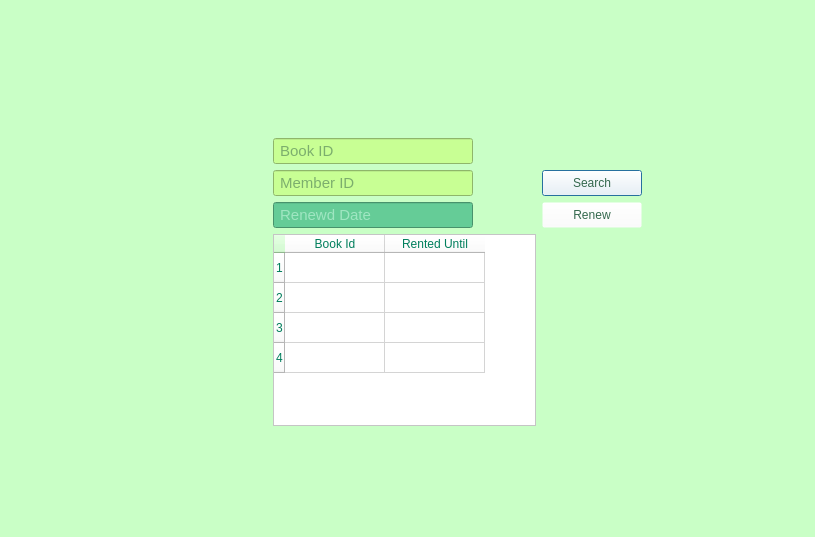
<?xml version="1.0" encoding="UTF-8"?>
<ui version="4.0">
 <class>Window_RenewBook</class>
 <widget class="QDialog" name="Window_RenewBook">
  <property name="geometry">
   <rect>
    <x>0</x>
    <y>0</y>
    <width>815</width>
    <height>537</height>
   </rect>
  </property>
  <property name="windowTitle">
   <string>Dialog</string>
  </property>
  <property name="styleSheet">
   <string notr="true">background-color: rgb(201, 255, 198);</string>
  </property>
  <layout class="QVBoxLayout" name="verticalLayout">
   <item>
    <widget class="QLabel" name="label_2">
     <property name="text">
      <string/>
     </property>
    </widget>
   </item>
   <item>
    <layout class="QGridLayout" name="gridLayout">
     <item row="15" column="1">
      <widget class="QLabel" name="label_4">
       <property name="text">
        <string/>
       </property>
      </widget>
     </item>
     <item row="3" column="1">
      <widget class="QLineEdit" name="lineEdit_BookId">
       <property name="maximumSize">
        <size>
         <width>200</width>
         <height>35</height>
        </size>
       </property>
       <property name="font">
        <font>
         <family>Microsoft Sans Serif</family>
         <pointsize>11</pointsize>
        </font>
       </property>
       <property name="styleSheet">
        <string notr="true">background-color: rgb(200, 255, 148);
color: rgb(47, 94, 69);</string>
       </property>
       <property name="placeholderText">
        <string> Book ID</string>
       </property>
      </widget>
     </item>
     <item row="12" column="1">
      <widget class="QTableWidget" name="tableWidget_RentedBooks">
       <property name="font">
        <font>
         <family>Microsoft Sans Serif</family>
        </font>
       </property>
       <property name="mouseTracking">
        <bool>true</bool>
       </property>
       <property name="styleSheet">
        <string notr="true">background-color: rgb(255, 255, 255);
color: rgb(0, 126, 92);</string>
       </property>
       <property name="rowCount">
        <number>4</number>
       </property>
       <row/>
       <row/>
       <row/>
       <row/>
       <column>
        <property name="text">
         <string>Book Id</string>
        </property>
       </column>
       <column>
        <property name="text">
         <string>Rented Until</string>
        </property>
       </column>
      </widget>
     </item>
     <item row="3" column="0">
      <spacer name="horizontalSpacer">
       <property name="orientation">
        <enum>Qt::Horizontal</enum>
       </property>
       <property name="sizeHint" stdset="0">
        <size>
         <width>40</width>
         <height>20</height>
        </size>
       </property>
      </spacer>
     </item>
     <item row="13" column="1">
      <spacer name="verticalSpacer">
       <property name="orientation">
        <enum>Qt::Vertical</enum>
       </property>
       <property name="sizeHint" stdset="0">
        <size>
         <width>20</width>
         <height>40</height>
        </size>
       </property>
      </spacer>
     </item>
     <item row="4" column="2">
      <widget class="QPushButton" name="pushButton_search">
       <property name="maximumSize">
        <size>
         <width>100</width>
         <height>30</height>
        </size>
       </property>
       <property name="font">
        <font>
         <family>Microsoft Sans Serif</family>
         <pointsize>9</pointsize>
        </font>
       </property>
       <property name="styleSheet">
        <string notr="true">background-color: rgba(255, 255, 255,0);
color: rgb(52, 104, 77);</string>
       </property>
       <property name="text">
        <string>Search</string>
       </property>
       <property name="icon">
        <iconset resource="image.qrc">
         <normaloff>:/img/img/search.png</normaloff>:/img/img/search.png</iconset>
       </property>
       <property name="iconSize">
        <size>
         <width>25</width>
         <height>25</height>
        </size>
       </property>
      </widget>
     </item>
     <item row="0" column="1">
      <widget class="QLabel" name="label_5">
       <property name="text">
        <string/>
       </property>
      </widget>
     </item>
     <item row="1" column="1">
      <widget class="QLabel" name="label">
       <property name="maximumSize">
        <size>
         <width>200</width>
         <height>200</height>
        </size>
       </property>
       <property name="text">
        <string/>
       </property>
       <property name="pixmap">
        <pixmap resource="image.qrc">:/img/img/renew.png</pixmap>
       </property>
      </widget>
     </item>
     <item row="2" column="1">
      <spacer name="verticalSpacer_2">
       <property name="orientation">
        <enum>Qt::Vertical</enum>
       </property>
       <property name="sizeHint" stdset="0">
        <size>
         <width>20</width>
         <height>40</height>
        </size>
       </property>
      </spacer>
     </item>
     <item row="14" column="1">
      <widget class="QLabel" name="label_3">
       <property name="text">
        <string/>
       </property>
      </widget>
     </item>
     <item row="4" column="1">
      <widget class="QLineEdit" name="lineEdit_MemberId">
       <property name="maximumSize">
        <size>
         <width>200</width>
         <height>40</height>
        </size>
       </property>
       <property name="font">
        <font>
         <family>Microsoft Sans Serif</family>
         <pointsize>11</pointsize>
        </font>
       </property>
       <property name="styleSheet">
        <string notr="true">background-color: rgb(200, 255, 148);
color: rgb(47, 94, 69);</string>
       </property>
       <property name="placeholderText">
        <string> Member ID</string>
       </property>
      </widget>
     </item>
     <item row="5" column="2">
      <widget class="QPushButton" name="pushButton_Renew">
       <property name="maximumSize">
        <size>
         <width>100</width>
         <height>35</height>
        </size>
       </property>
       <property name="font">
        <font>
         <family>Microsoft Sans Serif</family>
         <pointsize>9</pointsize>
        </font>
       </property>
       <property name="styleSheet">
        <string notr="true">background-color: rgba(255, 255, 255,0);
color: rgb(52, 104, 77);</string>
       </property>
       <property name="text">
        <string>Renew</string>
       </property>
       <property name="icon">
        <iconset resource="image.qrc">
         <normaloff>:/img/img/book-education-renew-borrow-reload-system-512.png</normaloff>:/img/img/book-education-renew-borrow-reload-system-512.png</iconset>
       </property>
       <property name="iconSize">
        <size>
         <width>25</width>
         <height>25</height>
        </size>
       </property>
      </widget>
     </item>
     <item row="5" column="1">
      <widget class="QLineEdit" name="lineEdit_renewdDate">
       <property name="maximumSize">
        <size>
         <width>200</width>
         <height>35</height>
        </size>
       </property>
       <property name="font">
        <font>
         <family>Microsoft Sans Serif</family>
         <pointsize>11</pointsize>
        </font>
       </property>
       <property name="styleSheet">
        <string notr="true">background-color: rgb(101, 204, 151);
color: rgb(217, 255, 235);</string>
       </property>
       <property name="placeholderText">
        <string> Renewd Date</string>
       </property>
      </widget>
     </item>
     <item row="1" column="2">
      <spacer name="horizontalSpacer_2">
       <property name="orientation">
        <enum>Qt::Horizontal</enum>
       </property>
       <property name="sizeHint" stdset="0">
        <size>
         <width>30</width>
         <height>20</height>
        </size>
       </property>
      </spacer>
     </item>
    </layout>
   </item>
  </layout>
 </widget>
 <resources>
  <include location="image.qrc"/>
 </resources>
 <connections/>
</ui>
